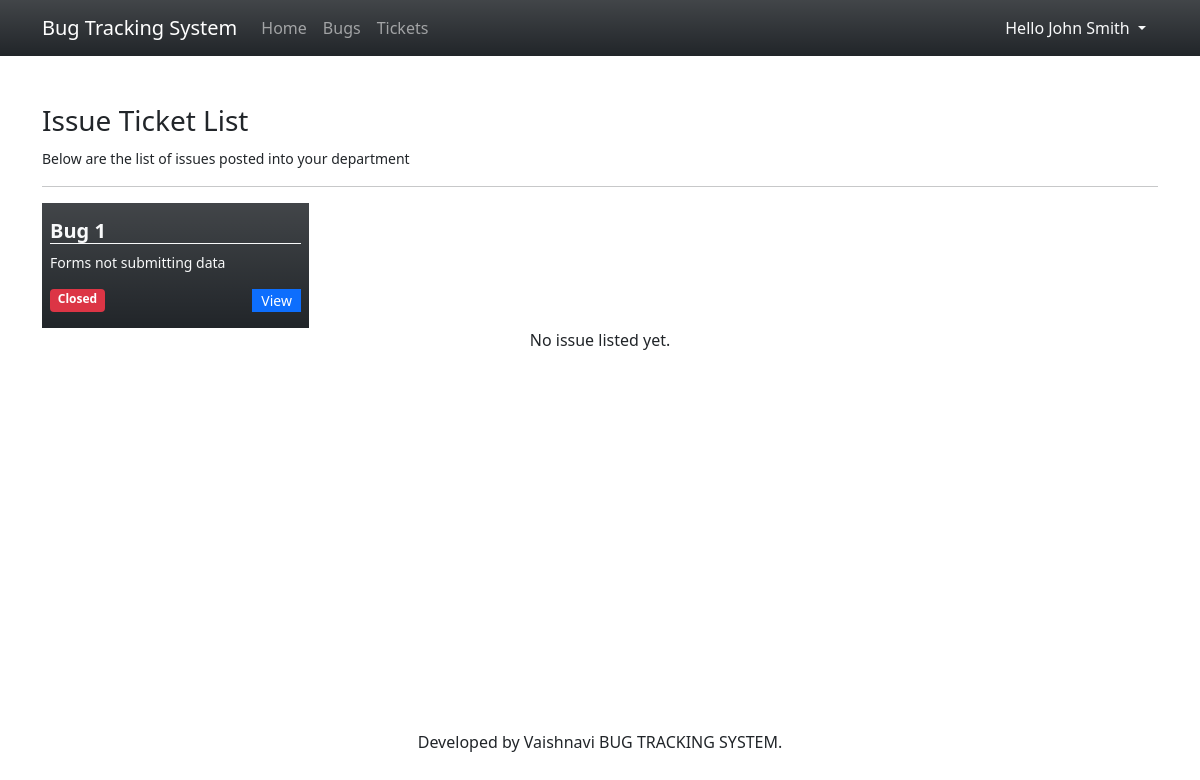
Page /?page=tickets (signed in) on the committed database.
### tables this page shows
CREATE TABLE issue_list (
            `issue_id` INTEGER PRIMARY KEY AUTOINCREMENT,
            `title` TEXT NOT NULL,
            `description` TEXT NOT NULL,
            `department_id` INTEGER NOT NULL,
            `user_id` INTEGER NOT NULL,
            `status` INTEGER NOT NULL DEFAULT 0,
            `date_created` TIMESTAMP DEFAULT CURRENT_TIMESTAMP,
            `date_updated` TIMESTAMP NULL
        );

### tickets.php (the view, shortened to what this page needs)
<h3>Issue Ticket List</h3>
<small>Below are the list of issues posted into your department</small>
<hr>
<div class="row gx-3 row-cols-4">
    <?php
        $sql = "SELECT i.*,u.fullname, d.name from issue_list i inner join department_list d on i.department_id = d.rowid inner join user_list u on i.user_id = u.user_id where i.department_id = '{$_SESSION['department_id']}' ORDER BY i.`status` asc, strftime('%s', i.date_created) desc";
        $qry = $conn->query($sql);
        while($row = $qry->fetchArray()):
    ?>
    <div class="col">
        <div class="w-100 bg-dark text-light bg-gradient opcaity-70 py-3 px-2">
            <h5 class="truncate-1 border-bottom border-light" title="<?php echo $row['title'] ?>"><b><?php echo $row['title'] ?></b></h5>
            <small class="truncate-3">
            <?php
                echo $row['description'];
            ?>
            </small>
            <div class="w-100 d-flex justify-content-between align-items-middle mt-3">
                <?php
                if($row['status'] == 0 ){
                    echo "<span class='w-auto badge bg-success'>Open</span>";
                }else{
                    echo "<span class='w-auto badge bg-danger'>Closed</span>";
                }
                ?>
                <a class="btn btn-sm btn-primary col-auto py-0 rounded-0" href="./?page=view_issue&id=<?php echo md5($row['issue_id']) ?>">View</a>
            </div>
        </div>
    </div>
    <?php endwhile; ?>
</div>
<?php if(!$qry->fetchArray()): ?>
<div class="w-100 text-center">No issue listed yet.</div>
<?php endif; ?>

### index.php (style rules this page uses)
.truncate-1 { overflow: hidden; text-overflow: ellipsis; display: -webkit-box; -webkit-line-clamp: 1; -webkit-box-orient: vertical; }
.truncate-3 { overflow: hidden; text-overflow: ellipsis; display: -webkit-box; -webkit-line-clamp: 3; -webkit-box-orient: vertical; }

### rows in the picture
issue_list: title "Bug 1", description "Forms not submitting data", status "Closed"

### other values in the picture
$_SESSION['fullname'] "John Smith"
